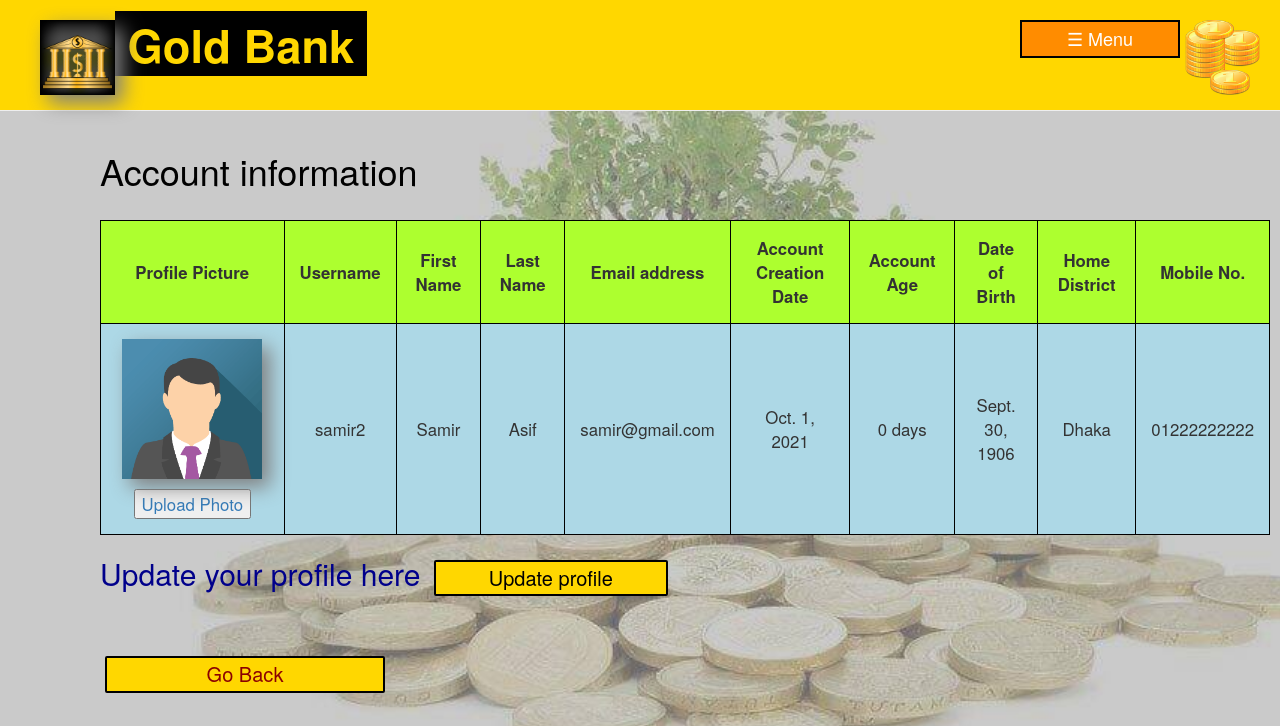
The app's page /show_account_info/ (signed in) with its own data.
### goldbankapp/models.py (models this page shows, shortened)
class UserProfileInfo(models.Model):
    user = models.OneToOneField(User, on_delete=models.CASCADE, blank=True, null=True)
    dateofbirth = models.DateField(blank=True, null=True, default=timezone.now)
    currentdate = models.DateField(default=timezone.now)
    location = models.CharField(max_length=30, default='', blank=True, null=True, choices=locations)
    mobileNo = models.CharField(max_length=11, default='', blank=True, null=True)
    account_age = models.CharField(max_length=10, default='', blank=True, null=True)
    profile_pic = models.ImageField(upload_to='profiles_pic', default='/profiles_pic/demo_profile_pic2.png', blank=True)
    objects = models.Manager()

### goldbankapp/views.py (the view)
# urls.py: path('show_account_info/',views.show_account_info, name='show_account_info'),
def show_account_info(request):
    if request.user.is_authenticated:
        try:
             acinfo = UserProfileInfo.objects.filter(user=request.user)
             t = UserProfileInfo.objects.get(user=request.user)
             date_format = '%Y-%m-%d'
             a = datetime.datetime.strptime(str(datetime.date.today()), date_format)
             b = datetime.datetime.strptime(str(t.currentdate), date_format)
             t.account_age = (a - b).days
             t.save()
             return render(request, 'show_account_info.html', {'acinfo': acinfo, 't': t})
        except UserProfileInfo.DoesNotExist:
             return render(request, 'show_account_info.html', {'acinfo': acinfo})
    acinfo = 0
    return render(request, 'show_account_info.html', {'acinfo': acinfo})

### goldbankapp/context_processors.py (called while the page is built)
def message_processor(request):
    update = 0
    try:
        update = priceOfGold.objects.last()
    except priceOfGold.DoesNotExist:
        pass
    currentTime = datetime.datetime.now()
    if 5 <= currentTime.hour < 12:
        temp1 = 'morning'
    elif 12 <= currentTime.hour < 17:
        temp1 = 'afternoon'
    elif 17 <= currentTime.hour < 21:
        temp1 = 'evening'
    else:
        temp1 = 'night'
    return {
        'update': update, 'temp1': temp1
    }

### goldbankapp/templates/show_account_info.html (shortened to what this page needs)
{% extends 'base.html' %}
{% block content %}
<html lang="en">
<head>
</head>
<body>
    <h1>Account information</h1>
    <br>
    {% if acinfo %}
    <table id="tb" style="font-size:120%;">
        <tr>
            <th>Profile Picture</th>
            <th>Username</th>
            <th>First Name</th>
            <th>Last Name</th>
            <th>Email address</th>
            <th>Account Creation Date</th>
            <th>Account Age</th>
            <th>Date of Birth</th>
            <th>Home District</th>
            <th>Mobile No.</th>
        </tr>
        {% for a in acinfo %}
        <tr>
            <td style="padding: 15px 10px 15px 10px;"><img src="{{ a.profile_pic.url }}" alt="Profile pic" style="max-height:140px">
               <a href="/profile_pic/"><button style="margin:10 0 0 0%">Upload Photo</button></a></td>
            <td>{{a.user}}</td>
            <td>{{user.first_name}}</td>
            <td>{{user.last_name}}</td>
            <td>{{user.email}}</td>
            <td>{{a.currentdate}}</td>
            {% if t.account_age == 1 %}
                <td>{{t.account_age}} day</td>
            {% else %}
                <td>{{t.account_age}} days</td>
            {% endif %}
            <td>{{a.dateofbirth}}</td>
            <td>{{a.location}}</td>
            <td>{{a.mobileNo}}</td>
        </tr>
        {% endfor %}
    </table>
    <div style="white-space:nowrap"><h2 style="color: darkblue">Update your profile here
        <a href="/update_profile/"><button class="button" style="width: 20%;  padding: 5px;"><span>Update profile</span></button></a></h2>
    </div>
    {% else %}
        <h1 style="color: red">No data found!</h1>
        <h1 style="color: red">Please login first.</h1>
        <div style="white-space:nowrap"><h2>Login here
        <a href="/login/"><button class="button" style="width: 25%;  padding: 4px;"><span>Login</span></button></a></h2>
        </div>
    {% endif %}
    <br><br>
<a href="/features/"><button class="button" style="color: darkred;"><span>Go Back</span></button></a>
</body>
</html>
{% endblock %}

### goldbankapp/templates/base.html (shortened to what this page needs)
{% load static %}
<html>
    <head>
        <link rel="stylesheet" href="//maxcdn.bootstrapcdn.com/bootstrap/3.2.0/css/bootstrap.min.css">
        <link rel="stylesheet" href="{% static 'css/inside4.css' %}">
    </head>
    <body>
        <div class="page-header">
        <a href="/buy_product/"><img src="/static/assets/img/coins.png" alt="Logo" width="75" height="75"
                                     style="float:right; margin: 0px 0px 0px 5px; filter: drop-shadow(0px 0px 0px gray);"/></a>
<link rel="stylesheet" href="https://cdnjs.cloudflare.com/ajax/libs/font-awesome/4.7.0/css/font-awesome.min.css">
    <div class="dropdown" style="float:right">
    <span style="font-size:23px;cursor:pointer;" onclick="openNav()"><button class="dropbtn">&#9776; Menu</button></span>
    </div>
             <div class="marquee" style="white-space:nowrap; width: 310px; float: right;">
                 <br>
             </div>
            <div class="flip-card" style="float:left;">
  <div class="flip-card-inner">
    <div class="flip-card-front">
      <a href="/"><img src="/static/assets/img/logo.jpg" alt="Logo" width="75" height="75" style="float:left"/></a>
    </div>
    <div class="flip-card-back">
    </div>
  </div>
</div>
                    <h1 style="margin: 0px 0px 30px 0px;"><a href="/"><span class="highlightme" style="color: gold;"><b>&nbsp;Gold Bank&nbsp;</b></span></a></h1>
        </div>
        <div class="content container">
            <div class="row">
                <div>
                    {% block content%}
                    {%endblock%}
                </div>
            </div>
        </div>
    </body>
</html>

### goldbankapp/static/css/inside4.css (style rules this page uses)
.page-header { background-color: gold; margin-top: 0; padding: 20px 20px 10px 40px; }
.page-header h1 a, .page-header h1 a:active { color: #ffffff; font-size: 34pt; text-decoration: none; }
.content { margin-left: 100px; color: black; }
.button { display: inline-block; border-radius: 2px; background-color: gold; border: 2px solid black; color: black; text-align: center; font-size: 20px; padding: 2px 16px; width: 280px; transition: all 0.5s; cursor: pointer; margin: 5px; }
.button span { cursor: pointer; display: inline-block; position: relative; transition: 0.5s; }
.button span:after { content: '\00bb'; position: absolute; opacity: 0; top: 0; right: -20px; transition: 0.5s; }
.flip-card { background-color: transparent; width: 75px; height: 75px; perspective: 1000px; }
.flip-card-inner { position: relative; width: 100%; height: 100%; text-align: center; transition: transform 0.8s; transform-style: preserve-3d; }
.flip-card-front, .flip-card-back { position: absolute; width: 100%; height: 100%; -webkit-backface-visibility: hidden; backface-visibility: hidden; }
.flip-card-front { background-color: #bbb; color: black; }
.flip-card-back { background-color: gold; color: white; transform: rotateY(180deg); }
.dropbtn { background-color: darkorange; color: white; border-radius: 0px; padding: 4px 6px; font-size: 18px; border: 2px solid black; text-align: center; width: 160px; transition: all 0.5s; cursor: pointer; margin: 0px; }
.dropdown { position: relative; display: block; }
.marquee { height: 50px; overflow: hidden; position: relative; background: transparent; color: black; margin: 10px; #border: 1px solid #4a4a4a; }

### goldbankapp/templates/base.html (style rules this page uses)
body { background-color:gainsboro; }
.highlightme { background-color:black; }
body { background-image: url('/static/assets/img/tree1.jpg'); background-size: cover; }
img { filter: drop-shadow(8px 8px 10px gray); }

### goldbankapp/templates/show_account_info.html (style rules this page uses)
table, th, td { border: 1px solid black; }
th { padding: 15px; text-align: center; background-color: greenyellow; }
td { padding: 15px; text-align: center; background-color: lightblue; }
#tb { width: 100%; background-color: #B0E0E6; }

### records on screen
UserProfileInfo: profile_pic (picture), user "samir2", currentdate "Oct. 1, 2021", account_age "0", dateofbirth "Sept. 30, 1906", location "Dhaka", mobileNo "01222222222"

### other values on screen
{{ user.first_name }} "Samir"
{{ user.last_name }} "Asif"
{{ user.email }} "samir@gmail.com"
